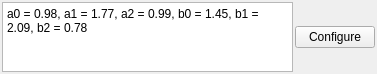
<?xml version="1.0" encoding="UTF-8"?>
<ui version="4.0">
 <class>CustomFilterItem</class>
 <widget class="QWidget" name="CustomFilterItem">
  <property name="geometry">
   <rect>
    <x>0</x>
    <y>0</y>
    <width>377</width>
    <height>57</height>
   </rect>
  </property>
  <property name="windowTitle">
   <string>Form</string>
  </property>
  <layout class="QHBoxLayout" name="horizontalLayout">
   <property name="spacing">
    <number>2</number>
   </property>
   <property name="leftMargin">
    <number>2</number>
   </property>
   <property name="topMargin">
    <number>2</number>
   </property>
   <property name="rightMargin">
    <number>2</number>
   </property>
   <property name="bottomMargin">
    <number>2</number>
   </property>
   <item>
    <widget class="QTextBrowser" name="coeffText">
     <property name="html">
      <string>&lt;!DOCTYPE HTML PUBLIC &quot;-//W3C//DTD HTML 4.0//EN&quot; &quot;http://www.w3.org/TR/REC-html40/strict.dtd&quot;&gt;
&lt;html&gt;&lt;head&gt;&lt;meta name=&quot;qrichtext&quot; content=&quot;1&quot; /&gt;&lt;style type=&quot;text/css&quot;&gt;
p, li { white-space: pre-wrap; }
&lt;/style&gt;&lt;/head&gt;&lt;body style=&quot; font-family:'Sans Serif'; font-size:9pt; font-weight:400; font-style:normal;&quot;&gt;
&lt;p style=&quot; margin-top:0px; margin-bottom:0px; margin-left:0px; margin-right:0px; -qt-block-indent:0; text-indent:0px;&quot;&gt;&lt;span style=&quot; font-family:'Sans Serif';&quot;&gt;a0 = 0.98, a1 = 1.77, a2 = 0.99, b0 = 1.45, b1 = 2.09, b2 = 0.78&lt;/span&gt;&lt;/p&gt;&lt;/body&gt;&lt;/html&gt;</string>
     </property>
    </widget>
   </item>
   <item>
    <widget class="QPushButton" name="configure">
     <property name="text">
      <string>Configure</string>
     </property>
    </widget>
   </item>
  </layout>
 </widget>
 <resources/>
 <connections/>
</ui>
